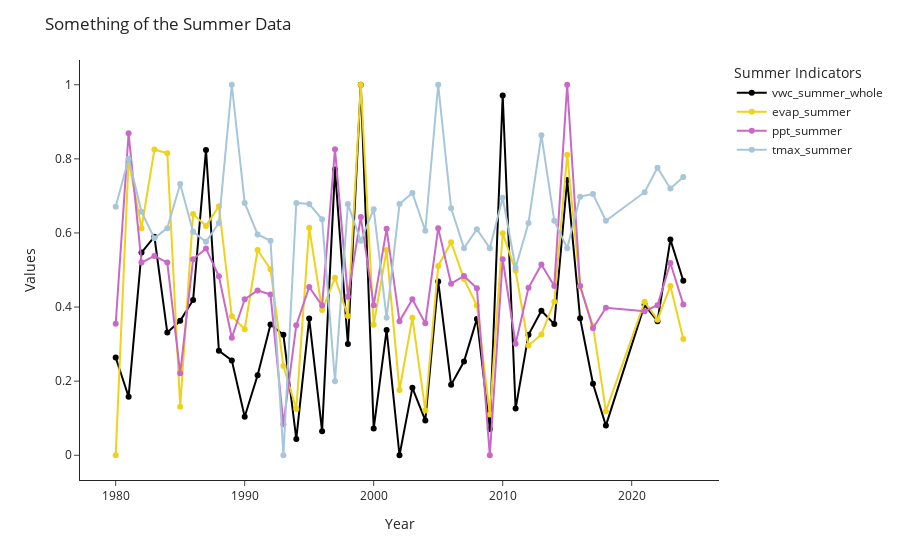

The notebook cell saved with this chart:
### Code cell
# plot a line graph of drysoildays_summer_whole, evap_summer, nondryswa_summer_whole, ppt_summer, and tmax_summer
fig = px.line(summer_copy_2, x='year', y=['vwc_summer_whole', 'evap_summer', 'ppt_summer', 'tmax_summer'], 
              hover_name='year', template='simple_white', color_discrete_sequence=["#000000", "#EED21B", "#CA68C8", "#A7C6DA"])

# fig.for_each_trace(lambda trace: trace.update(name = trace.name.replace('drysoildays_summer_whole', 'Days of Dry Soil (< -3.9 MPa)')
#                                                       .replace('evap_summer', 'Evaporation')
#                                                       .replace('ppt_summer', 'Precipitation')))

fig.update_traces(mode = 'markers+lines', hovertemplate=None)
fig.update_layout(title='Something of the Summer Data', xaxis_title='Year', yaxis_title='Values', hovermode = 'x', legend_title='Summer Indicators')

fig.show()

### Figure 1 — Plotly figure (JSON) as saved in the notebook; plotly's stock layout.template omitted (floating-point values rounded to 4 significant figures)
{"data": [{"hovertext": [1980, 1981, 1982, 1983, 1984, 1985, 1986, 1987, 1988, 1989, 1990, 1991, 1992, 1993, 1994, 1995, 1996, 1997, 1998, 1999, 2000, 2001, 2002, 2003, 2004, 2005, 2006, 2007, 2008, 2009, 2010, 2011, 2012, 2013, 2014, 2015, 2016, 2017, 2018, 2021, 2022, 2023, 2024], "legendgroup": "vwc_summer_whole", "line": {"color": "#000000", "dash": "solid"}, "marker": {"symbol": "circle"}, "mode": "markers+lines", "name": "vwc_summer_whole", "orientation": "v", "showlegend": true, "type": "scatter", "x": [1980, 1981, 1982, 1983, 1984, 1985, 1986, 1987, 1988, 1989, 1990, 1991, 1992, 1993, 1994, 1995, 1996, 1997, 1998, 1999, 2000, 2001, 2002, 2003, 2004, 2005, 2006, 2007, 2008, 2009, 2010, 2011, 2012, 2013, 2014, 2015, 2016, 2017, 2018, 2021, 2022, 2023, 2024], "xaxis": "x", "y": [0.264, 0.158, 0.547, 0.59, 0.331, 0.363, 0.419, 0.824, 0.282, 0.256, 0.104, 0.216, 0.353, 0.325, 0.044, 0.369, 0.065, 0.771, 0.3, 1, 0.072, 0.338, 0, 0.182, 0.094, 0.469, 0.19, 0.253, 0.368, 0.071, 0.971, 0.126, 0.325, 0.39, 0.354, 0.743, 0.37, 0.193, 0.08, 0.406, 0.362, 0.582, 0.471], "yaxis": "y"}, {"hovertext": [1980, 1981, 1982, 1983, 1984, 1985, 1986, 1987, 1988, 1989, 1990, 1991, 1992, 1993, 1994, 1995, 1996, 1997, 1998, 1999, 2000, 2001, 2002, 2003, 2004, 2005, 2006, 2007, 2008, 2009, 2010, 2011, 2012, 2013, 2014, 2015, 2016, 2017, 2018, 2021, 2022, 2023, 2024], "legendgroup": "evap_summer", "line": {"color": "#EED21B", "dash": "solid"}, "marker": {"symbol": "circle"}, "mode": "markers+lines", "name": "evap_summer", "orientation": "v", "showlegend": true, "type": "scatter", "x": [1980, 1981, 1982, 1983, 1984, 1985, 1986, 1987, 1988, 1989, 1990, 1991, 1992, 1993, 1994, 1995, 1996, 1997, 1998, 1999, 2000, 2001, 2002, 2003, 2004, 2005, 2006, 2007, 2008, 2009, 2010, 2011, 2012, 2013, 2014, 2015, 2016, 2017, 2018, 2021, 2022, 2023, 2024], "xaxis": "x", "y": [0, 0.796, 0.613, 0.825, 0.815, 0.131, 0.651, 0.619, 0.672, 0.375, 0.34, 0.554, 0.502, 0.241, 0.125, 0.614, 0.392, 0.479, 0.376, 1, 0.352, 0.554, 0.176, 0.371, 0.121, 0.511, 0.575, 0.476, 0.404, 0.11, 0.599, 0.498, 0.296, 0.326, 0.414, 0.811, 0.456, 0.349, 0.119, 0.414, 0.366, 0.457, 0.314], "yaxis": "y"}, {"hovertext": [1980, 1981, 1982, 1983, 1984, 1985, 1986, 1987, 1988, 1989, 1990, 1991, 1992, 1993, 1994, 1995, 1996, 1997, 1998, 1999, 2000, 2001, 2002, 2003, 2004, 2005, 2006, 2007, 2008, 2009, 2010, 2011, 2012, 2013, 2014, 2015, 2016, 2017, 2018, 2021, 2022, 2023, 2024], "legendgroup": "ppt_summer", "line": {"color": "#CA68C8", "dash": "solid"}, "marker": {"symbol": "circle"}, "mode": "markers+lines", "name": "ppt_summer", "orientation": "v", "showlegend": true, "type": "scatter", "x": [1980, 1981, 1982, 1983, 1984, 1985, 1986, 1987, 1988, 1989, 1990, 1991, 1992, 1993, 1994, 1995, 1996, 1997, 1998, 1999, 2000, 2001, 2002, 2003, 2004, 2005, 2006, 2007, 2008, 2009, 2010, 2011, 2012, 2013, 2014, 2015, 2016, 2017, 2018, 2021, 2022, 2023, 2024], "xaxis": "x", "y": [0.355, 0.869, 0.52, 0.538, 0.52, 0.221, 0.529, 0.558, 0.483, 0.317, 0.421, 0.445, 0.434, 0.084, 0.351, 0.454, 0.404, 0.826, 0.428, 0.643, 0.405, 0.611, 0.362, 0.421, 0.356, 0.613, 0.463, 0.484, 0.451, 0, 0.529, 0.301, 0.452, 0.515, 0.457, 1, 0.457, 0.343, 0.398, 0.389, 0.405, 0.519, 0.407], "yaxis": "y"}, {"hovertext": [1980, 1981, 1982, 1983, 1984, 1985, 1986, 1987, 1988, 1989, 1990, 1991, 1992, 1993, 1994, 1995, 1996, 1997, 1998, 1999, 2000, 2001, 2002, 2003, 2004, 2005, 2006, 2007, 2008, 2009, 2010, 2011, 2012, 2013, 2014, 2015, 2016, 2017, 2018, 2021, 2022, 2023, 2024], "legendgroup": "tmax_summer", "line": {"color": "#A7C6DA", "dash": "solid"}, "marker": {"symbol": "circle"}, "mode": "markers+lines", "name": "tmax_summer", "orientation": "v", "showlegend": true, "type": "scatter", "x": [1980, 1981, 1982, 1983, 1984, 1985, 1986, 1987, 1988, 1989, 1990, 1991, 1992, 1993, 1994, 1995, 1996, 1997, 1998, 1999, 2000, 2001, 2002, 2003, 2004, 2005, 2006, 2007, 2008, 2009, 2010, 2011, 2012, 2013, 2014, 2015, 2016, 2017, 2018, 2021, 2022, 2023, 2024], "xaxis": "x", "y": [0.671, 0.8, 0.657, 0.586, 0.613, 0.732, 0.603, 0.576, 0.627, 1, 0.681, 0.596, 0.579, 0, 0.681, 0.678, 0.637, 0.2, 0.678, 0.579, 0.664, 0.371, 0.678, 0.708, 0.606, 1, 0.667, 0.559, 0.61, 0.559, 0.695, 0.506, 0.627, 0.864, 0.633, 0.559, 0.698, 0.705, 0.633, 0.71, 0.776, 0.72, 0.751], "yaxis": "y"}], "layout": {"hovermode": "x", "legend": {"title": {"text": "Summer Indicators"}, "tracegroupgap": 0}, "margin": {"t": 60}, "title": {"text": "Something of the Summer Data"}, "xaxis": {"anchor": "y", "domain": [0, 1], "title": {"text": "Year"}}, "yaxis": {"anchor": "x", "domain": [0, 1], "title": {"text": "Values"}}}}
